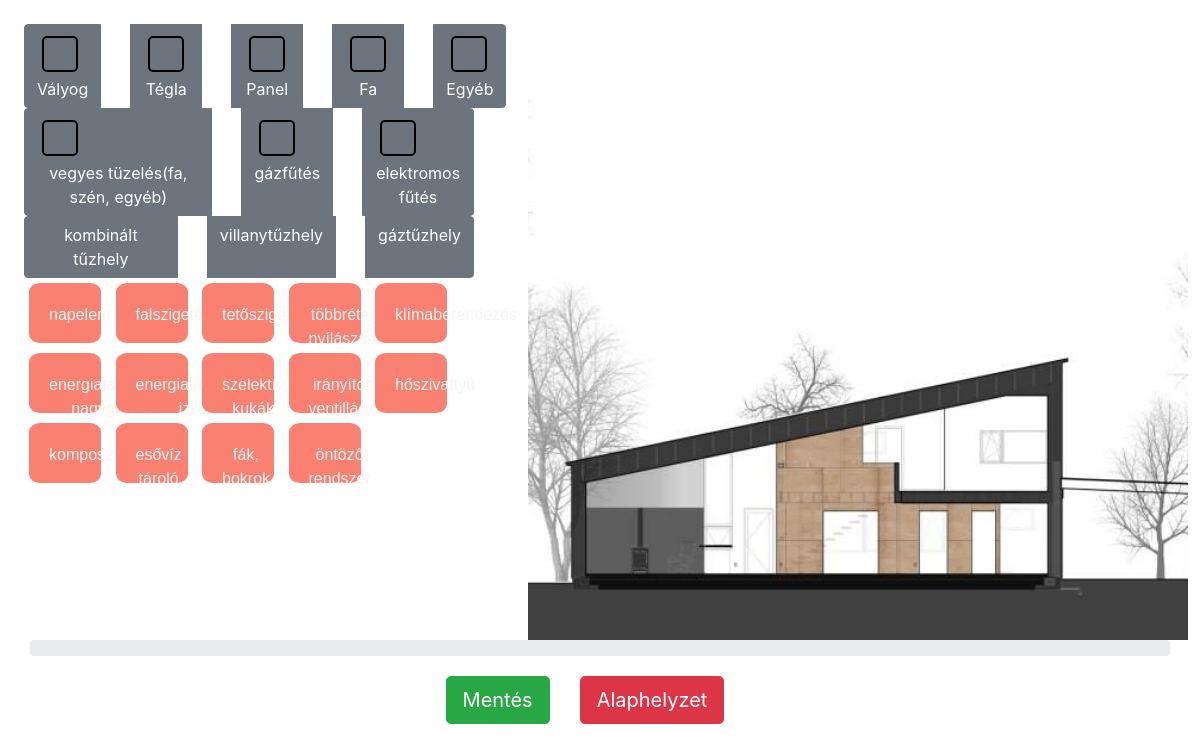
The page / on the database its author committed.
### tables this page shows
CREATE TABLE `house_type` (
  `id` int(11) NOT NULL,
  `name` varchar(45) NOT NULL,
  `green_index` float NOT NULL,
  `icon` blob DEFAULT NULL
);

CREATE TABLE `heating_type` (
  `id` int(11) NOT NULL,
  `name` varchar(45) NOT NULL,
  `green_index` float NOT NULL,
  `icon` blob DEFAULT NULL
);

CREATE TABLE `cooker_type` (
  `id` int(11) NOT NULL,
  `name` varchar(45) NOT NULL,
  `green_index` float NOT NULL,
  `icon` blob DEFAULT NULL
);

CREATE TABLE `house_option` (
  `id` int(11) NOT NULL,
  `name` varchar(255) NOT NULL,
  `green_index` float NOT NULL,
  `icon` blob DEFAULT NULL
);

### Database.php (called while the page is built, shortened)
<?php
class Database {
    private $host, $database, $username, $password, $connection;
    public function __construct($host = "localhost", $username = "root", $password = "", $database = "Deszk") {
        $this->host = $host;
        $this->database = $database;
        $this->username = $username;
        $this->password = $password;
    }
    private function open() {
        $this->connection = new mysqli($this->host, $this->username, $this->password, $this->database);
    }
    public function query($query) {
        return $this->connection->query($query);
    }
}

### Model.php (called while the page is built, shortened)
<?php
require 'Database.php';
class Model
{
    private $connection;
    public function __construct()
    {
        $this->connection = new Database;
        $this->connection->query("SET NAMES 'utf8'");
    }
    public function getHouseOptions()
    {
        $query = 'SELECT * FROM `house_option`';
        $result = $this->connection->query($query);
        return $result;
    }
    public function getCookerTypes()
    {
        $query = 'SELECT * FROM `cooker_type`';
        $result = $this->connection->query($query);
        return $result;
    }
    public function getHeatingTypes()
    {
        $query = 'SELECT * FROM `heating_type`';
        $result = $this->connection->query($query);
        return $result;
    }
    public function getHouseTypes()
    {
        $query = 'SELECT * FROM `house_type`';
        $result = $this->connection->query($query);
        return $result;
    }
}

### Controller.php (called while the page is built, shortened)
<?php
require 'Model.php';
class Controller {
    public function getHouseOptions()
    {
        $model = new Model;
        $result = $model->getHouseOptions();
        return $this->toArray($result);
    }
    private function toArray($result)
    {
        $rows = [];
        while($row = mysqli_fetch_array($result))
        {
            $rows[] = $row;
        }
        return $rows;
    }
    public function getHouseTypes()
    {
        $model = new Model;
        $result = $model->getHouseTypes();
        return $this->toArray($result);
    }
    public function getCookerTypes()
    {
        $model = new Model;
        $result = $model->getCookerTypes();
        return $this->toArray($result);
    }
    public function getHeatingTypes()
    {
        $model = new Model;
        $result = $model->getHeatingTypes();
        return $this->toArray($result);
    }
}

### index.php (the view, shortened to what this page needs)
<?php
  require 'Controller.php';
  $controller = new Controller;
  $houseOptions = $controller->getHouseOptions();
  $houseTypes = $controller->getHouseTypes();
  $heatingTypes = $controller->getHeatingTypes();
  $cookerTypes = $controller->getCookerTypes();
?>
<!DOCTYPE html>
<html lang="en">
<head>
    <link rel="stylesheet" href="https://stackpath.bootstrapcdn.com/bootstrap/4.5.2/css/bootstrap.min.css">
    <link rel="stylesheet" href="css/style.css">
</head>
<body>
    <div class="boxes">
        <section id="drag">
        <div class="wall">
            <div class="btn-group btn-group-toggle" data-toggle="buttons">
              <?php
              foreach($houseTypes as $houseType) :
              ?>
                <label class="btn btn-secondary">
                  <span class="wall-item">
                  </span>
                  <?php echo $houseType['name']; ?>
                </label>
              <?php
              endforeach;
              ?>
            </div>
          </div>
          <div class="heating">
            <div class="btn-group btn-group-toggle" data-toggle="buttons">
              <?php
              foreach($heatingTypes as $heatingType) :
              ?>
                <label class="btn btn-secondary">
                  <span class="heating-item">
                  </span>
                  <?php echo $heatingType['name']; ?>
                </label>
              <?php
              endforeach;
              ?>
            </div>
          </div>
          <div class="cooker">
            <div class="btn-group btn-group-toggle" data-toggle="buttons">
              <?php
              foreach($cookerTypes as $cookerType) :
              ?>
                <label class="btn btn-secondary">
                  <?php echo $cookerType['name']; ?>
                </label>
              <?php
              endforeach;
              ?>
            </div>
          </div>
          <?php
          foreach($houseOptions as $option) :
          ?>
            <div class="houseOption" data-option-id="<?php echo $option['id']; ?>" data-green-index="<?php echo $option['green_index']; ?>" draggable="true">
            <p>
            <?php echo $option['name']; ?>
            </p>
            </div>
          <?php
          endforeach;
          ?>
        </section>
        <section id="drop">
        </section>
      </div>
      <footer>
        <div class="progress">
        </div>
        <div class="d-flex justify-content-center buttons">
          <button class="btn btn-lg btn-success" id="saveBtn">Mentés</button>
          <button class="btn btn-lg btn-danger" onclick="location.reload()">Alaphelyzet</button>
        </div>
      </footer>
</body>
</html>

### css/style.css (style rules this page uses)
body { width: 100vw; }
* { box-sizing: border-box; margin: 0; padding: 0; }
.boxes { width: 100vw; display: flex; }
#drag { width: 40vw; margin: 2vw }
#drop { background: center / cover no-repeat url('../img/house.jpg'); height: 80vh; width: 55vw; }
.houseOption { font-size: 16px; background: salmon; width: 6vw; height: 5vw; display: inline-flex; margin: 5px; text-align: center; border-radius: 15%; padding: 20px; font-family: Arial, Helvetica, sans-serif; color: whitesmoke; }
.wall-item, .heating-item { border: 2px solid black; border-radius: 5px; width: 3vw; height: 3vw; margin: 5px; display: block; }
.progress { margin: 0 auto; width: 95vw; }
.buttons { display: block; margin: 20px auto; }
.btn { margin-right: 30px; }

### rows shown on the page
house_type: name "Vályog"
house_type: name "Tégla"
house_type: name "Panel"
house_type: name "Fa"
house_type: name "Egyéb"
heating_type: name "vegyes tüzelés(fa, szén, egyéb)"
heating_type: name "gázfűtés"
heating_type: name "elektromos fűtés"
cooker_type: name "kombinált tűzhely"
cooker_type: name "villanytűzhely"
cooker_type: name "gáztűzhely"
house_option: name "napelem"
house_option: name "falszigetelés"
house_option: name "tetőszigetelés"
house_option: name "többrétegű nyílászárók"
house_option: name "klímaberendezés"
house_option: name "energiatakarékos nagygépek"
house_option: name "energiatakarékos izzók"
house_option: name "szelektív kukák"
house_option: name "irányított ventilláció"
house_option: name "hőszivattyú"
house_option: name "komposztáló"
house_option: name "esővíz tároló"
house_option: name "fák, bokrok"
house_option: name "öntöző rendszer"
